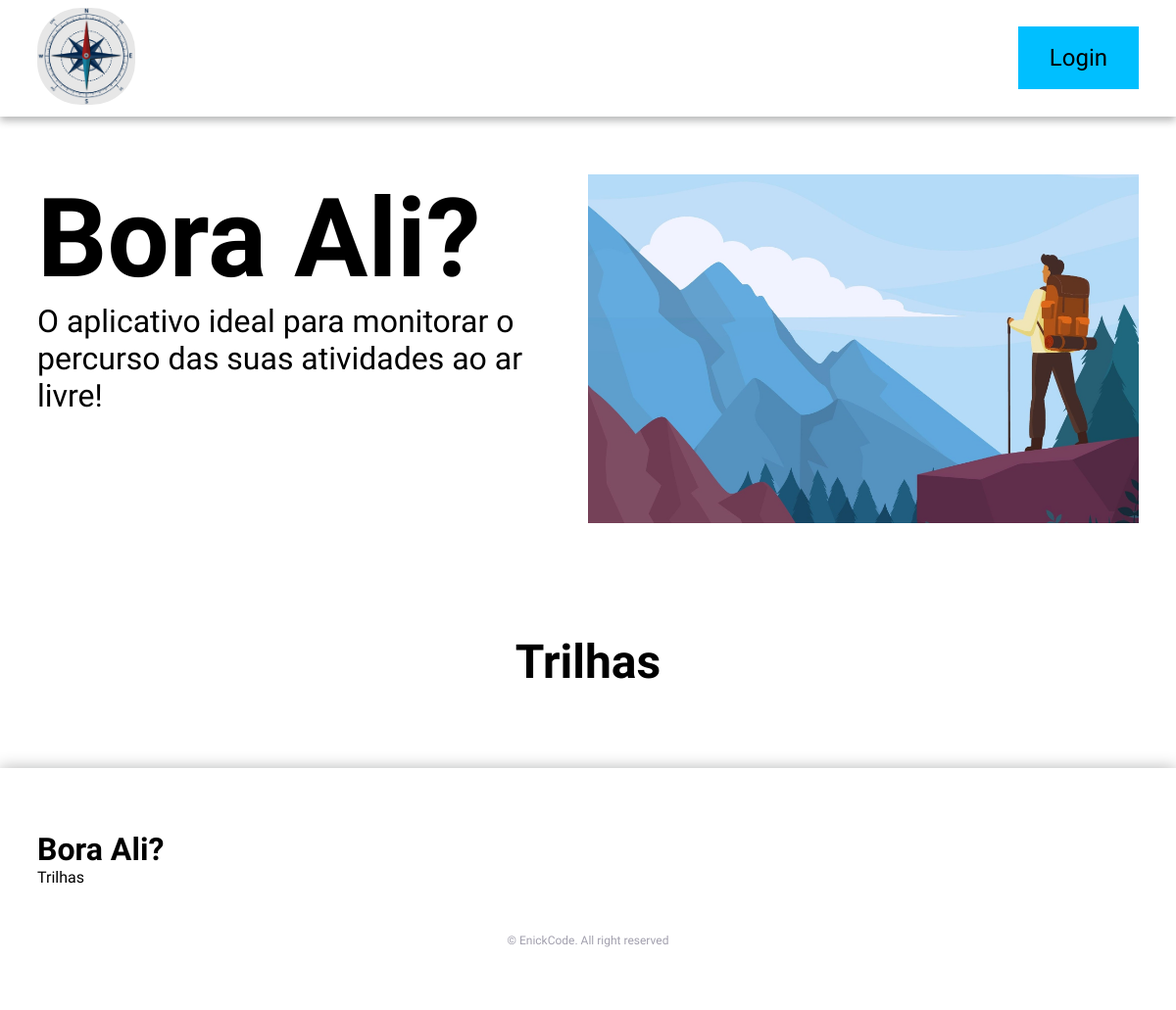
/, run on an earlier commit of the app's database.
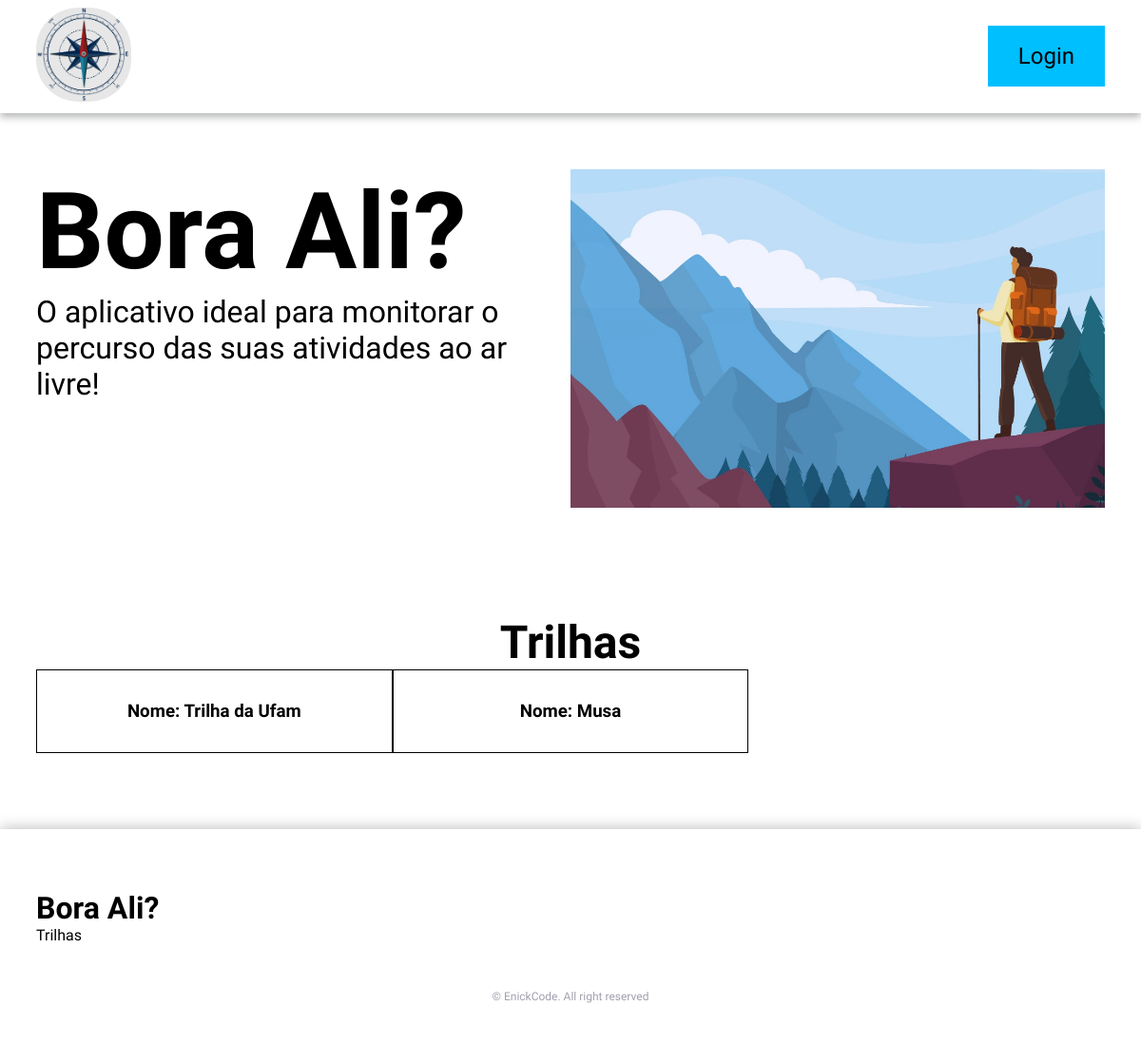
And on a later commit of the database.
### BoraAli/models.py (models this page shows)
class Trilha(models.Model):
    nome_trilha = models.CharField(max_length=200)
    descricao = models.TextField()
    localizacao = models.TextField()
    duracao = models.IntegerField()
    nivel = models.CharField(max_length=20)
    curiosidades = models.CharField(max_length=400, blank=True, null=True)
    data_criacao = models.DateTimeField(default=datetime.now, blank=True)

### BoraAli/views.py (the view)
# urls.py: path('', views.index, name='index'),
def index(request):
    trilhas = Trilha.objects.all()
    dados = {
        'trilhas': trilhas
    }
    return render(request, 'index.html', dados)

### BoraAli/templates/index.html (shortened to what this page needs)
{% extends 'base.html' %} {% load static %} {% block content %}
<main>
  {% include 'partials/menu.html' %}
  <section class="section" id="home">
    {% if user.is_authenticated %}
    {% else %}
    <div class="container home grid">
      <div class="home__data">
        <h1 class="home__title">Bora Ali?</h1>
        <p class="home__description">
          O aplicativo ideal para monitorar o percurso das suas atividades ao ar
          livre!
        </p>
      </div>
      <img
        src="{% static 'img/modificar.jpg' %}"
        alt="Banner"
        class="home__img"
      />
    </div>
    {% endif %}
  </section>
  <section class="section container cards">
    <center>
      <h2 class="cards__title">Trilhas</h2>
    </center>
    <div class="card">
      {% if trilhas %} {% for trilha in trilhas %}
      <div class="card__content">
        <a href="{% url 'trilha' trilha.id %}" class="card__link">
          <h3 class="card__title">Nome: {{ trilha.nome_trilha }}</h3>
        </a>
      </div>
      {% endfor %} {% endif %}
    </div>
  </section>
</main>
{% include 'partials/footer.html' %} {% endblock %}

What changed in the data, as far as the page shows it:
added Trilha: nome_trilha "Trilha da Ufam"
added Trilha: nome_trilha "Musa"
